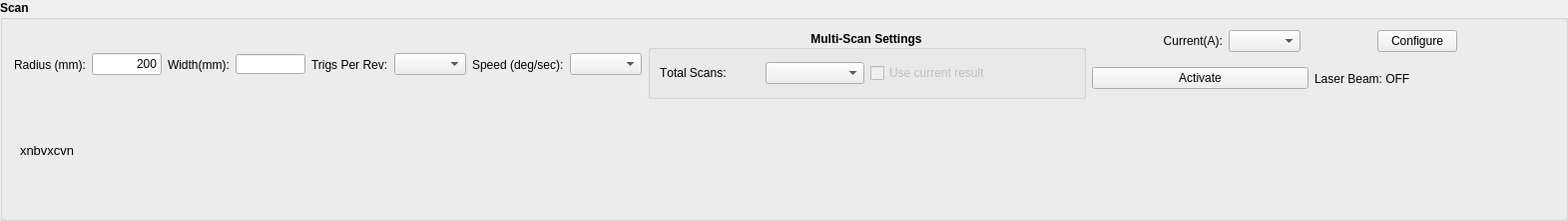
     <widget class="QGroupBox" name="groupBoxScan">
      <property name="geometry">
       <rect>
        <x>10</x>
        <y>100</y>
        <width>1571</width>
        <height>221</height>
       </rect>
      </property>
      <property name="font">
       <font>
        <weight>75</weight>
        <bold>true</bold>
       </font>
      </property>
      <property name="title">
       <string>Scan</string>
      </property>
      <widget class="QLabel" name="labelScanPars">
       <property name="geometry">
        <rect>
         <x>20</x>
         <y>90</y>
         <width>521</width>
         <height>121</height>
        </rect>
       </property>
       <property name="font">
        <font>
         <pointsize>10</pointsize>
         <weight>50</weight>
         <bold>false</bold>
        </font>
       </property>
       <property name="frameShape">
        <enum>QFrame::NoFrame</enum>
       </property>
       <property name="text">
        <string>xnbvxcvn</string>
       </property>
      </widget>
      <widget class="QWidget" name="layoutWidget">
       <property name="geometry">
        <rect>
         <x>14</x>
         <y>30</y>
         <width>1519</width>
         <height>69</height>
        </rect>
       </property>
       <layout class="QHBoxLayout" name="horizontalLayout_27">
        <item>
         <layout class="QHBoxLayout" name="horizontalLayout_42">
          <item>
           <layout class="QHBoxLayout" name="horizontalLayout_43">
            <item>
             <widget class="QLabel" name="labelScanRadius">
              <property name="sizePolicy">
               <sizepolicy hsizetype="Fixed" vsizetype="Preferred">
                <horstretch>0</horstretch>
                <verstretch>0</verstretch>
               </sizepolicy>
              </property>
              <property name="font">
               <font>
                <weight>50</weight>
                <bold>false</bold>
               </font>
              </property>
              <property name="text">
               <string>Radius (mm):</string>
              </property>
             </widget>
            </item>
            <item>
             <widget class="QLineEdit" name="lineEditScanRadius">
              <property name="sizePolicy">
               <sizepolicy hsizetype="Fixed" vsizetype="Fixed">
                <horstretch>0</horstretch>
                <verstretch>0</verstretch>
               </sizepolicy>
              </property>
              <property name="maximumSize">
               <size>
                <width>70</width>
                <height>22</height>
               </size>
              </property>
              <property name="font">
               <font>
                <weight>50</weight>
                <bold>false</bold>
               </font>
              </property>
              <property name="toolTip">
               <string>Valid range: 50mm~700mm - Increment: 10mm</string>
              </property>
              <property name="statusTip">
               <string>Width of scan area. Valid range: 50mm~500mm - Increment: 10mm</string>
              </property>
              <property name="text">
               <string>200</string>
              </property>
              <property name="maxLength">
               <number>5</number>
              </property>
              <property name="alignment">
               <set>Qt::AlignRight|Qt::AlignTrailing|Qt::AlignVCenter</set>
              </property>
             </widget>
            </item>
           </layout>
          </item>
          <item>
           <layout class="QHBoxLayout" name="horizontalLayout_4">
            <item>
             <widget class="QLabel" name="labelScanHeight">
              <property name="sizePolicy">
               <sizepolicy hsizetype="Fixed" vsizetype="Preferred">
                <horstretch>0</horstretch>
                <verstretch>0</verstretch>
               </sizepolicy>
              </property>
              <property name="font">
               <font>
                <weight>50</weight>
                <bold>false</bold>
               </font>
              </property>
              <property name="text">
               <string>Width(mm):</string>
              </property>
             </widget>
            </item>
            <item>
             <widget class="QLineEdit" name="lineEditScanWidth">
              <property name="sizePolicy">
               <sizepolicy hsizetype="Fixed" vsizetype="Fixed">
                <horstretch>0</horstretch>
                <verstretch>0</verstretch>
               </sizepolicy>
              </property>
              <property name="maximumSize">
               <size>
                <width>70</width>
                <height>20</height>
               </size>
              </property>
              <property name="font">
               <font>
                <weight>50</weight>
                <bold>false</bold>
               </font>
              </property>
              <property name="toolTip">
               <string>Valid range: 50mm~700mm - Increment: 10mm</string>
              </property>
              <property name="toolTipDuration">
               <number>1000</number>
              </property>
              <property name="statusTip">
               <string notr="true">Height of scan area. Valid range: 50mm~500mm - Increment: 10mm</string>
              </property>
              <property name="maxLength">
               <number>5</number>
              </property>
              <property name="frame">
               <bool>true</bool>
              </property>
              <property name="alignment">
               <set>Qt::AlignRight|Qt::AlignTrailing|Qt::AlignVCenter</set>
              </property>
              <property name="cursorMoveStyle">
               <enum>Qt::VisualMoveStyle</enum>
              </property>
              <property name="clearButtonEnabled">
               <bool>false</bool>
              </property>
             </widget>
            </item>
           </layout>
          </item>
          <item>
           <layout class="QHBoxLayout" name="horizontalLayout_44">
            <item>
             <widget class="QLabel" name="labelScanTrigPerRev">
              <property name="sizePolicy">
               <sizepolicy hsizetype="Fixed" vsizetype="Preferred">
                <horstretch>0</horstretch>
                <verstretch>0</verstretch>
               </sizepolicy>
              </property>
              <property name="font">
               <font>
                <weight>50</weight>
                <bold>false</bold>
               </font>
              </property>
              <property name="text">
               <string>Trigs Per Rev:</string>
              </property>
             </widget>
            </item>
            <item>
             <widget class="QComboBox" name="enumScanTrigPerRev">
              <property name="sizePolicy">
               <sizepolicy hsizetype="Fixed" vsizetype="Fixed">
                <horstretch>0</horstretch>
                <verstretch>0</verstretch>
               </sizepolicy>
              </property>
              <property name="font">
               <font>
                <weight>50</weight>
                <bold>false</bold>
               </font>
              </property>
             </widget>
            </item>
           </layout>
          </item>
          <item>
           <layout class="QHBoxLayout" name="horizontalLayout_45">
            <item>
             <widget class="QLabel" name="labelScanSpeedDegPerSec">
              <property name="sizePolicy">
               <sizepolicy hsizetype="Fixed" vsizetype="Preferred">
                <horstretch>0</horstretch>
                <verstretch>0</verstretch>
               </sizepolicy>
              </property>
              <property name="font">
               <font>
                <weight>50</weight>
                <bold>false</bold>
               </font>
              </property>
              <property name="text">
               <string>Speed (deg/sec):</string>
              </property>
             </widget>
            </item>
            <item>
             <widget class="QComboBox" name="enumScanScanSpeedDegPerSec">
              <property name="sizePolicy">
               <sizepolicy hsizetype="Fixed" vsizetype="Fixed">
                <horstretch>0</horstretch>
                <verstretch>0</verstretch>
               </sizepolicy>
              </property>
              <property name="font">
               <font>
                <weight>50</weight>
                <bold>false</bold>
               </font>
              </property>
             </widget>
            </item>
           </layout>
          </item>
         </layout>
        </item>
        <item>
         <widget class="QGroupBox" name="groupBoxMultiScan">
          <property name="font">
           <font>
            <kerning>false</kerning>
           </font>
          </property>
          <property name="title">
           <string notr="true">Multi-Scan Settings</string>
          </property>
          <property name="alignment">
           <set>Qt::AlignCenter</set>
          </property>
          <property name="flat">
           <bool>false</bool>
          </property>
          <layout class="QHBoxLayout" name="horizontalLayout_11">
           <item>
            <layout class="QHBoxLayout" name="horizontalLayout_10">
             <item>
              <layout class="QHBoxLayout" name="horizontalLayout_8">
               <item>
                <widget class="QLabel" name="labelScanInterval_2">
                 <property name="font">
                  <font>
                   <weight>50</weight>
                   <bold>false</bold>
                  </font>
                 </property>
                 <property name="toolTip">
                  <string>Total number of scans to be done for the inspection.</string>
                 </property>
                 <property name="statusTip">
                  <string>Total number of scans to be done for the inspection.</string>
                 </property>
                 <property name="text">
                  <string>Total Scans:</string>
                 </property>
                </widget>
               </item>
               <item>
                <widget class="QComboBox" name="enumTotalScans">
                 <property name="font">
                  <font>
                   <weight>50</weight>
                   <bold>false</bold>
                  </font>
                 </property>
                 <property name="toolTip">
                  <string>Total number of scans to be done for the inspection.</string>
                 </property>
                 <property name="statusTip">
                  <string>Total number of scans to be done for the inspection.</string>
                 </property>
                </widget>
               </item>
              </layout>
             </item>
             <item>
              <widget class="QCheckBox" name="checkBox_useCurrentResults">
               <property name="enabled">
                <bool>false</bool>
               </property>
               <property name="font">
                <font>
                 <weight>50</weight>
                 <bold>false</bold>
                </font>
               </property>
               <property name="statusTip">
                <string>Current result will be combined with the results of the next inspection.</string>
               </property>
               <property name="text">
                <string>Use current result</string>
               </property>
              </widget>
             </item>
            </layout>
           </item>
          </layout>
         </widget>
        </item>
        <item>
         <layout class="QVBoxLayout" name="verticalLayout_28">
          <item>
           <layout class="QHBoxLayout" name="horizontalLayout_30">
            <item>
             <layout class="QHBoxLayout" name="horizontalLayout_22">
              <item>
               <widget class="QLabel" name="label_17">
                <property name="sizePolicy">
                 <sizepolicy hsizetype="Fixed" vsizetype="Preferred">
                  <horstretch>0</horstretch>
                  <verstretch>0</verstretch>
                 </sizepolicy>
                </property>
                <property name="minimumSize">
                 <size>
                  <width>0</width>
                  <height>0</height>
                 </size>
                </property>
                <property name="font">
                 <font>
                  <weight>50</weight>
                  <bold>false</bold>
                 </font>
                </property>
                <property name="text">
                 <string>Current(A):</string>
                </property>
                <property name="alignment">
                 <set>Qt::AlignRight|Qt::AlignTrailing|Qt::AlignVCenter</set>
                </property>
               </widget>
              </item>
              <item>
               <widget class="QComboBox" name="enumCurrent">
                <property name="sizePolicy">
                 <sizepolicy hsizetype="Fixed" vsizetype="Fixed">
                  <horstretch>0</horstretch>
                  <verstretch>0</verstretch>
                 </sizepolicy>
                </property>
                <property name="minimumSize">
                 <size>
                  <width>55</width>
                  <height>0</height>
                 </size>
                </property>
                <property name="font">
                 <font>
                  <weight>50</weight>
                  <bold>false</bold>
                 </font>
                </property>
               </widget>
              </item>
             </layout>
            </item>
            <item>
             <widget class="QPushButton" name="pushButtonLaserConfigPrfCurr">
              <property name="sizePolicy">
               <sizepolicy hsizetype="Fixed" vsizetype="Fixed">
                <horstretch>0</horstretch>
                <verstretch>0</verstretch>
               </sizepolicy>
              </property>
              <property name="font">
               <font>
                <weight>50</weight>
                <bold>false</bold>
               </font>
              </property>
              <property name="statusTip">
               <string>Configure the laser. </string>
              </property>
              <property name="text">
               <string>Configure</string>
              </property>
              <property name="checkable">
               <bool>false</bool>
              </property>
              <property name="checked">
               <bool>false</bool>
              </property>
             </widget>
            </item>
           </layout>
          </item>
          <item>
           <layout class="QHBoxLayout" name="horizontalLayout_18">
            <property name="sizeConstraint">
             <enum>QLayout::SetFixedSize</enum>
            </property>
            <item>
             <widget class="QPushButton" name="pushButtonLaserControl">
              <property name="font">
               <font>
                <weight>50</weight>
                <bold>false</bold>
               </font>
              </property>
              <property name="statusTip">
               <string/>
              </property>
              <property name="text">
               <string>Activate</string>
              </property>
              <property name="checkable">
               <bool>true</bool>
              </property>
              <property name="checked">
               <bool>false</bool>
              </property>
             </widget>
            </item>
            <item>
             <widget class="QLabel" name="labelLaserStatus">
              <property name="font">
               <font>
                <weight>50</weight>
                <bold>false</bold>
               </font>
              </property>
              <property name="text">
               <string>Laser Beam: OFF</string>
              </property>
             </widget>
            </item>
           </layout>
          </item>
         </layout>
        </item>
       </layout>
      </widget>
     </widget>
